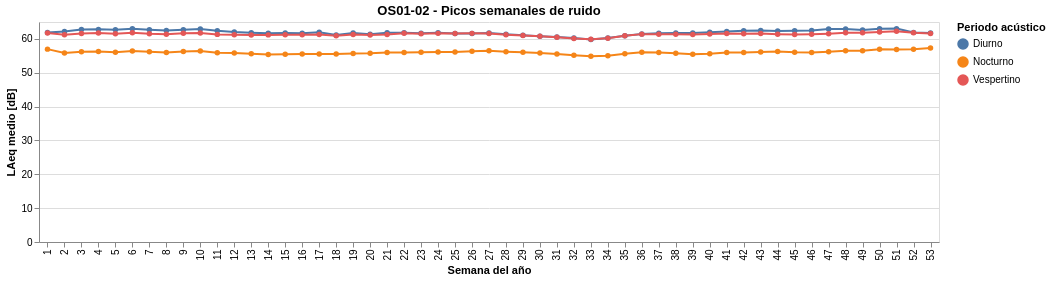

Notebook code for this chart:
### Markdown cell above
#### VISUALIZACIÓN OS01‑02 - Picos semanales de ruido

Objetivo de la visualización: Identificar patrones cíclicos y picos recurrentes del ruido urbano a lo largo de las semanas del año, diferenciando los periodos diurno, vespertino y nocturno, para analizar la relación entre temporalidad semanal y exposición acústica.

Tipo de gráfico (Altair‑Vega): Gráfico de líneas interactivo con marcadores (mark_line con point=True), agregado semanalmente y codificado por periodo acústico (D/E/N).

Justificación: La agregación por semana permite detectar regularidades y picos sistemáticos del ruido urbano, reduciendo la variabilidad diaria y facilitando la comparación entre distintos periodos acústicos, lo que resulta clave para comprender la estructura temporal de la exposición sonora.

Datos utilizados: Datos de ruido urbano procedentes de df_01_ruido_diario, agregados a nivel semanal (LAeq medio) y clasificados por periodo acústico (diurno, vespertino y nocturno).

### Code cell
# OS01-02 -Picos semanales de ruido (INTERACTIVO, eje Y desde 0 dB)

chart_week = (
    alt.Chart(df_week)
    .mark_line(point=True)
    .encode(
        x=alt.X("week:O", title="Semana del año"),
        y=alt.Y(
            "laeq_medio:Q",
            title="LAeq medio [dB]",
            scale=alt.Scale(zero=True)   # ✅ el eje empieza en 0 dB
        ),
        color=alt.Color(
            "periodo_desc:N",
            title="Periodo acústico"
        ),
        tooltip=[
            alt.Tooltip("week:O", title="Semana"),
            alt.Tooltip("laeq_medio:Q", title="LAeq medio", format=".2f"),
            alt.Tooltip("periodo_desc:N", title="Periodo")
        ]
    )
    .interactive()
    .properties(
        width=900,
        height=220,
        title="OS01-02 - Picos semanales de ruido"
    )
)

chart_week

### Figure 1 — Vega-Lite specification as saved in the notebook (floating-point values rounded to 4 significant figures; data arrays with more than 128 entries replaced by an {"elided": "..."} marker saying what was removed)
{"$schema": "https://vega.github.io/schema/vega-lite/v5.20.1.json", "config": {"view": {"continuousHeight": 300, "continuousWidth": 300}}, "data": {"name": "data-4d3adf8693749658a38446dc89fa1b26"}, "datasets": {"data-4d3adf8693749658a38446dc89fa1b26": {"elided": "159 records"}}, "encoding": {"color": {"field": "periodo_desc", "title": "Periodo acústico", "type": "nominal"}, "tooltip": [{"field": "week", "title": "Semana", "type": "ordinal"}, {"field": "laeq_medio", "format": ".2f", "title": "LAeq medio", "type": "quantitative"}, {"field": "periodo_desc", "title": "Periodo", "type": "nominal"}], "x": {"field": "week", "title": "Semana del año", "type": "ordinal"}, "y": {"field": "laeq_medio", "scale": {"zero": true}, "title": "LAeq medio [dB]", "type": "quantitative"}}, "height": 220, "mark": {"point": true, "type": "line"}, "params": [{"bind": "scales", "name": "param_17", "select": {"encodings": ["x", "y"], "type": "interval"}}], "title": "OS01-02 - Picos semanales de ruido", "width": 900}
